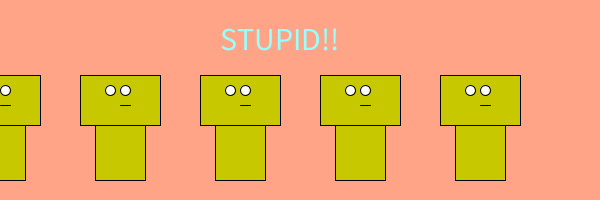
Frame 1 (no input)
Frame 60 (the mouse pressed at the canvas centre just before this capture): identical to frame 1, image omitted
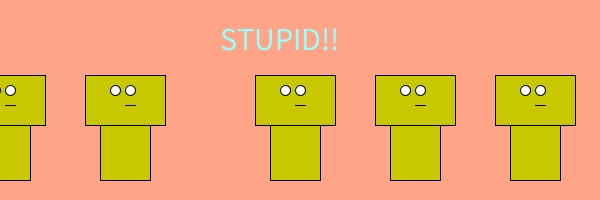
Frame 120 (the mouse held since frame 60 and released just before this capture)

The Processing sketch that drew these frames (run headless with seeded random() and noise(); from frame 60 on, the mouse is pressed at the canvas centre):

// Processing sketch: processing_105904
// ── processing_105904.pde

monster [] S = new monster[5];

void setup(){
  size(600, 200);
  for (int i = 0; i < S.length; i++){
    S[i] = new monster();
    S[i].prime(i*width/S.length, height/2, 5);
  }
}

void draw(){
  background(255, 164, 134);
  
  textSize(32);
  fill(150, 255, 255);
  text("STUPID!!", 220, 50);
  
  for (int i = 0; i < S.length; i++){
    S[i].animate();
  }
  
  for (int i = 0; i < S.length; i++){
    S[i].move();
  }
}
class monster{

  float x;
  float y;
  float speed;
  
  void prime(float a, float b, float c){
    x = a;
    y = b;
    speed = c;
  }
  
  void animate(){
    rectMode(CENTER);
    
    //body
    fill(200, 200, 0);
    rect(x, y + 40, 50, 80);
    
    //face
    fill(200, 200, 0);
    rect(x, y, 80, 50);
    
    //eye1
    fill(255);
    ellipse(x - 10, y - 10, 10, 10);
    
    //eye1
    fill(255);
    ellipse(x + 5, y - 10, 10, 10);
    
    //mouth
    line(x , y + 5, x + 10, y + 5);  
  }
  
   void move(){
    if(mousePressed){ 
        x+=speed;
      } 
     if(x>=600+25){
       x=-25;
     }     
   }   
}
